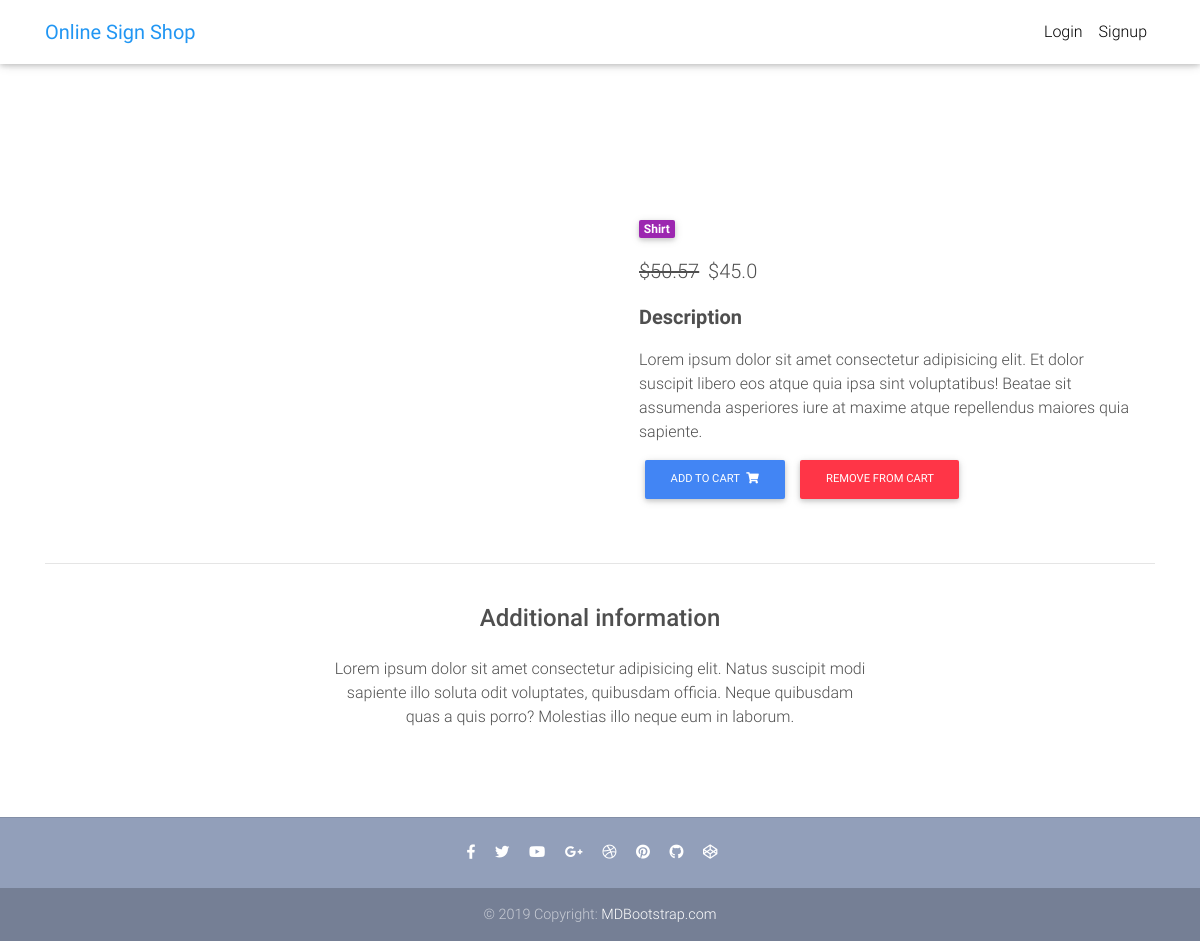
The page /product/fake-it/ on the database its author committed.
### core/models.py (models this page shows, shortened)
class Item(models.Model):
    title = models.CharField(max_length=100)
    price = models.FloatField()
    discount_price = models.FloatField(blank=True, null=True)
    category = models.CharField(choices=CATEGORY_CHOICES, max_length=2)
    label = models.CharField(choices=LABEL_CHOICES, max_length=1)
    slug = models.SlugField()
    description = models.TextField()
    image = models.ImageField(blank=True , null= True)
    def get_add_to_cart_url(self):
        return reverse("core:add-to-cart", kwargs={
            'slug': self.slug
        })
    def get_remove_from_cart_url(self):
        return reverse("core:remove_from_cart", kwargs={
            'slug': self.slug
        })

### core/views.py (the view)
# urls.py: path('product/<slug>/', ItemDetailView.as_view(), name='product'),
class ItemDetailView(DetailView):
    model = Item
    template_name = "product.html"

### templates/product.html (shortened to what this page needs)
{% extends "base.html" %}
{% block content %}
<main class="mt-5 pt-4">
  <div class="container dark-grey-text mt-5">
    <div class="row wow fadeIn">
      <div class="col-md-6 mb-4">
      </div>
      <div class="col-md-6 mb-4">
        <div class="p-4">
          <div class="mb-3">
            <a href="">
              <span class="badge purple mr-1">{{ object.get_category_display }}</span>
            </a>
          </div>
          <p class="lead">
            {% if object.discount_price %}
            <span class="mr-1">
              <del>${{ object.price }}</del>
            </span>
            <span>${{ object.discount_price }}</span>
            {% else %}
            <span>${{ object.price }}</span>
            {% endif %}
          </p>
          <p class="lead font-weight-bold">Description</p>
          <p>{{ object.description }}</p>
          <a href="{{ object.get_add_to_cart_url }}" class="btn btn-primary btn-md my-0 p">
            Add to cart
            <i class="fas fa-shopping-cart ml-1"></i>
          </a>
          <a href="{{ object.get_remove_from_cart_url }}" class="btn btn-danger btn-md my-0 p">
            Remove from cart
          </a>
        </div>
      </div>
    </div>
    <hr>
    <div class="row d-flex justify-content-center wow fadeIn">
      <div class="col-md-6 text-center">
        <h4 class="my-4 h4">Additional information</h4>
        <p>Lorem ipsum dolor sit amet consectetur adipisicing elit. Natus suscipit modi sapiente illo soluta odit
          voluptates,
          quibusdam officia. Neque quibusdam quas a quis porro? Molestias illo neque eum in laborum.</p>
      </div>
    </div>
    <div class="row wow fadeIn">
      <div class="col-lg-4 col-md-12 mb-4">
      </div>
      <div class="col-lg-4 col-md-6 mb-4">
      </div>
      <div class="col-lg-4 col-md-6 mb-4">
      </div>
    </div>
  </div>
</main>
{% endblock content %}

### templates/base.html (style rules this page uses)
html, body, header, .carousel { height: 60vh; }

### rows shown on the page
Item: category "Shirt", price "50.57", discount_price "45.0", description "Lorem ipsum dolor sit amet consectetur adipisicing elit. Et dolor suscipit libero eos atque quia ipsa sint voluptatibus! Beatae sit assumenda asperiores iure at maxime atque repellendus maiores quia sapiente."
